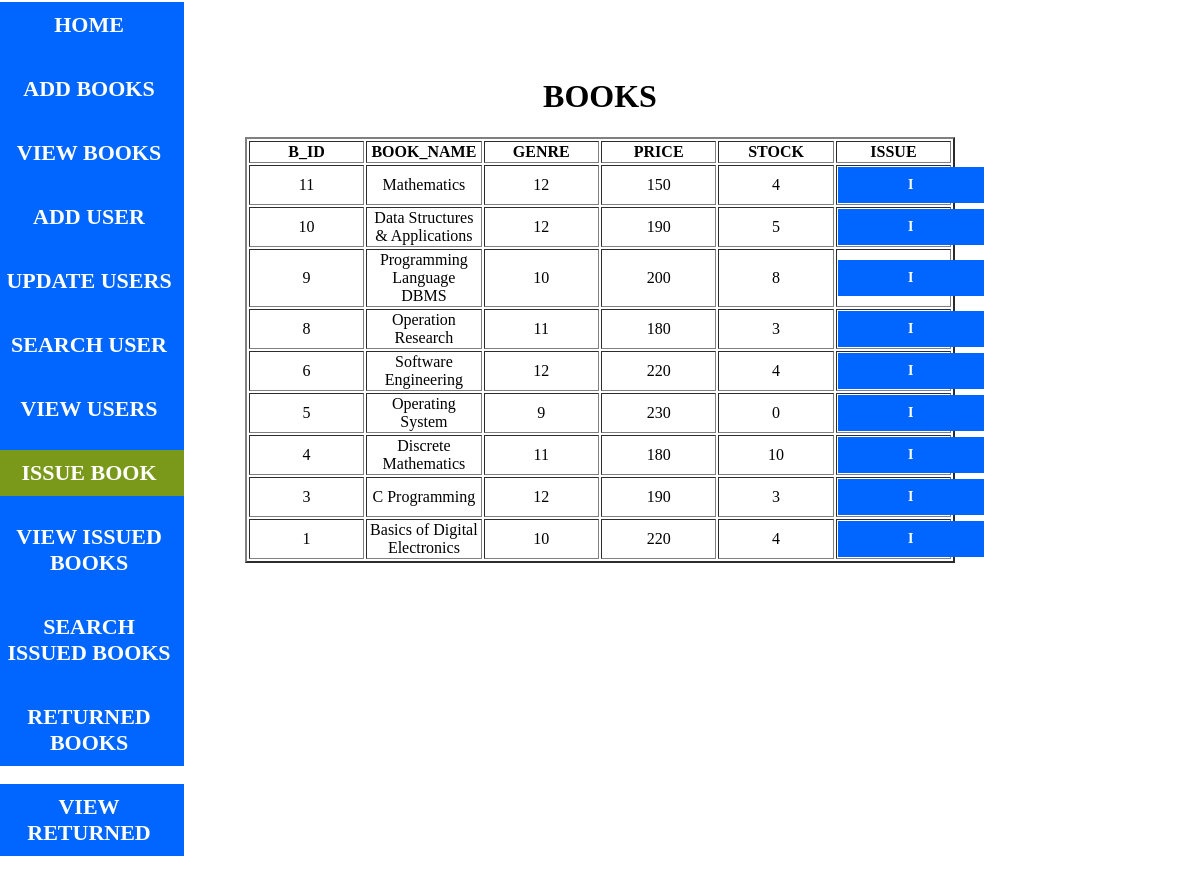
The app's page /issuebook.php with its own data.
### tables this page shows
CREATE TABLE IF NOT EXISTS `books` (
  `B_ID` int(11) NOT NULL AUTO_INCREMENT,
  `BOOK_NAME` text NOT NULL,
  `GENRE` text NOT NULL,
  `PRICE` int(11) NOT NULL,
  `Stock` int(11) NOT NULL,
  PRIMARY KEY (`B_ID`)
);

### issuebook.php (the view, shortened to what this page needs)
<html>
<head>
</head>
<body>
<div class="menu">
  <div class="menu1">
  <ul>
  <li><a href="aa.php">HOME</a></li><br/>
<li><a href="addbook.php">ADD BOOKS</a></li><br/>
<li><a href="addbookview.php">VIEW BOOKS</a></li><br/>
<li><a href="adduser.php">ADD USER</a></li><br/>
<li><a href="userview.php">UPDATE USERS</a></li><br/>
<li><a href="searchuser.php">SEARCH USER</a></li><br/>
<li><a href="adduserview.php">VIEW USERS</a></li><br/>
<li><a href="issuebook.php" style="background-color:#7A991A;">ISSUE BOOK</a></li><br/>
<li><a href="issuebookview11.php">VIEW ISSUED BOOKS</a></li><br/>
<li><a href="search.php">SEARCH ISSUED BOOKS</a></li><br/>
<li><a href="viewreturnedbooks.php">RETURNED BOOKS</a></li><br/>
<li><a href="searchreturnedbooks.php">VIEW RETURNED</a></li><br/>
</ul>
</div>
</div>
<div class="books">
<center><h1><strong>BOOKS</strong></h1></center>
<table   border="2" align="center" class="ab">
<tr><td ><strong>B_ID</strong></td><td><strong>BOOK_NAME</strong></td><td ><strong>GENRE</strong></td><td ><strong> PRICE</strong></td><td><strong>STOCK</strong></td><td><strong>ISSUE</strong></td></tr>
<?php
  $select=mysql_query("SELECT * FROM `books` order by B_ID desc");
  while($userrow=mysql_fetch_array($select))
  {
  $B_ID=$userrow['B_ID'];
  $BOOK_NAME=$userrow['BOOK_NAME'];
  $GENRE=$userrow['GENRE'];
  $PRICE=$userrow['PRICE'];
  $STOCK=$userrow['Stock'];
?>
<tr><td><span><?php echo $B_ID; ?></span></td>
<td ><span><?php echo $BOOK_NAME; ?></span></td>
<td ><span><?php echo $GENRE; ?></span></td>
<td ><span><?php echo $PRICE; ?></span></td>
<td ><span><?php echo $STOCK; ?></span></td>
<td ><span><a href="issuebookform11.php?B_ID=<?php echo urlencode($B_ID); ?>&amp;BOOK_NAME=<?php echo urlencode($BOOK_NAME); ?>&amp;STOCK=<?php echo urlencode($STOCK); ?>&amp;GENRE=<?php echo urlencode($GENRE); ?>&amp;PRICE=<?php echo urlencode($PRICE); ?>" style="width:126px;"><span style="font-size:14px"> I </span></a></span></td>
</tr>
<?php } ?></TABLE>
</div>
</body>
</html>

### issuebook.php (style rules this page uses)
.menu { background-color:#0066FF; width:190px; height:755px; margin-left:-14px; margin-top:-28px; }
.menu1 { margin-top:30px; }
a:link,a:visited { display:block; font-size:22px; font-weight:bold; color:#FFFFFF; background-color:#0066FF; width:170px; text-align:center; padding:10px; text-decoration:none; text-transform:uppercase; }
ul { list-style-type:none; margin:0; padding:0; }
.books { margin-top:-700px; }
.ab { table-layout:fixed; width: 60%; text-align:center; }

### records on screen
books: B_ID "11", BOOK_NAME "Mathematics", GENRE "12", PRICE "150", Stock "4"
books: B_ID "10", BOOK_NAME "Data Structures & Applications", GENRE "12", PRICE "190", Stock "5"
books: B_ID "9", BOOK_NAME "Programming Language DBMS", GENRE "10", PRICE "200", Stock "8"
books: B_ID "8", BOOK_NAME "Operation Research", GENRE "11", PRICE "180", Stock "3"
books: B_ID "6", BOOK_NAME "Software Engineering", GENRE "12", PRICE "220", Stock "4"
books: B_ID "5", BOOK_NAME "Operating System", GENRE "9", PRICE "230", Stock "0"
books: B_ID "4", BOOK_NAME "Discrete Mathematics", GENRE "11", PRICE "180", Stock "10"
books: B_ID "3", BOOK_NAME "C Programming", GENRE "12", PRICE "190", Stock "3"
books: B_ID "1", BOOK_NAME "Basics of Digital Electronics", GENRE "10", PRICE "220", Stock "4"
